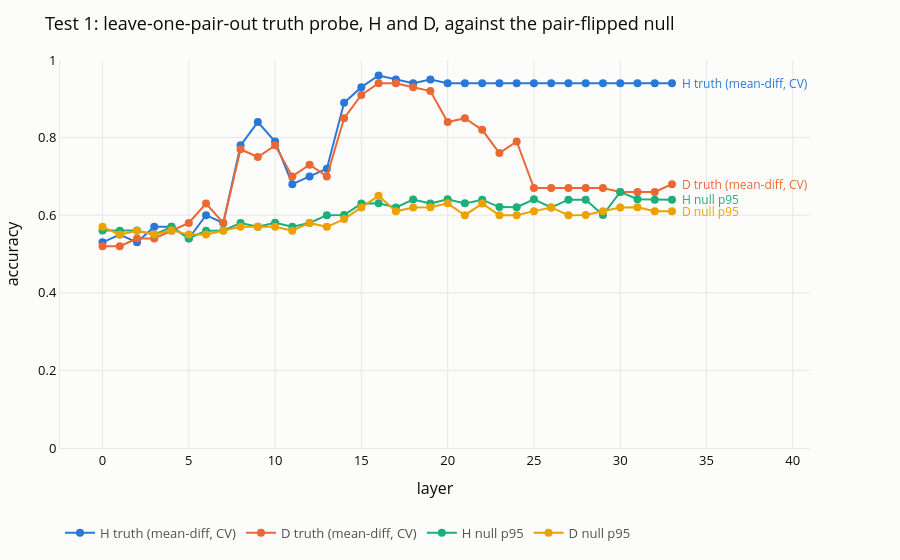
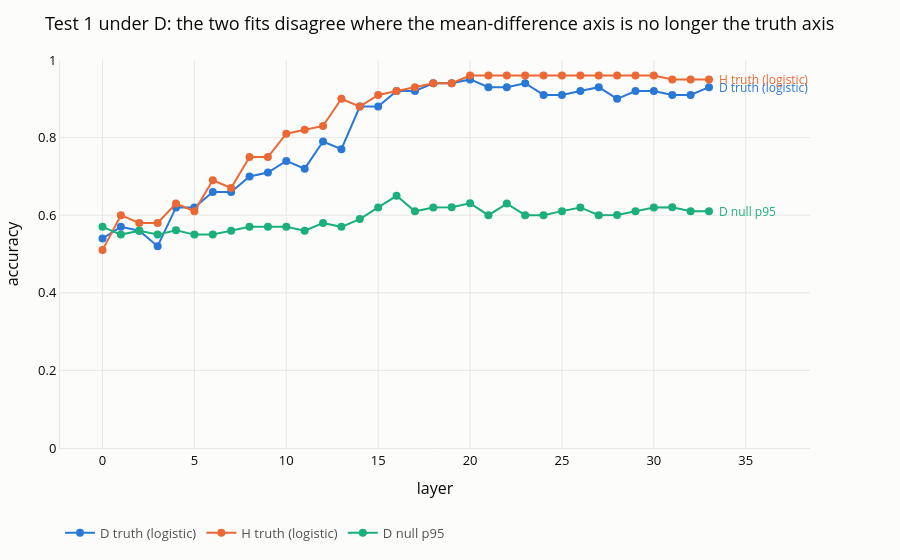
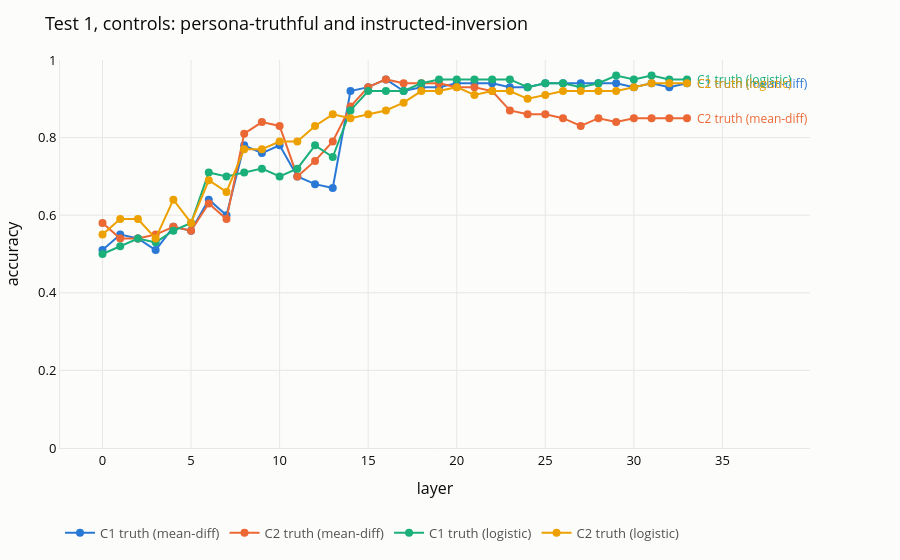

The notebook cell saved with these charts, in order:
### Code cell
# --- the 4.2-shaped figure, for the probe ---------------------------------------
# `viz.series_line` holds four fixed colour slots, so H/D against their nulls is
# one figure and the two persona/inversion controls are another.
viz.series_line(
    LAYERS,
    {"H truth (mean-diff, CV)": CV_MD["H"], "D truth (mean-diff, CV)": CV_MD["D"],
     "H null p95": NULL_P95["H"], "D null p95": NULL_P95["D"]},
    y_range=(0, 1),
    title="Test 1: leave-one-pair-out truth probe, H and D, against the pair-flipped null",
    xaxis="layer", yaxis="accuracy",
).show()

viz.series_line(
    LAYERS,
    { "D truth (logistic)": CV_LR["D"],
     "H truth (logistic)": CV_LR["H"], "D null p95": NULL_P95["D"]},
    y_range=(0, 1),
    title="Test 1 under D: the two fits disagree where the mean-difference axis is no longer the truth axis",
    xaxis="layer", yaxis="accuracy",
).show()

viz.series_line(
    LAYERS,
    {"C1 truth (mean-diff)": CV_MD["C1"], "C2 truth (mean-diff)": CV_MD["C2"],
     "C1 truth (logistic)": CV_LR["C1"], "C2 truth (logistic)": CV_LR["C2"]},
    y_range=(0, 1),
    title="Test 1, controls: persona-truthful and instructed-inversion",
    xaxis="layer", yaxis="accuracy",
).show()

### Figure 1 — Plotly figure (JSON) as saved in the notebook; plotly's stock layout.template omitted (floating-point values rounded to 4 significant figures)
{"data": [{"hovertemplate": "H truth (mean-diff, CV)<br>layer %{x}<br>%{y:.3f}<extra></extra>", "line": {"color": "#2a78d6", "width": 2}, "marker": {"color": "#2a78d6", "size": 8}, "mode": "lines+markers", "name": "H truth (mean-diff, CV)", "type": "scatter", "x": [0, 1, 2, 3, 4, 5, 6, 7, 8, 9, 10, 11, 12, 13, 14, 15, 16, 17, 18, 19, 20, 21, 22, 23, 24, 25, 26, 27, 28, 29, 30, 31, 32, 33], "y": [0.53, 0.55, 0.53, 0.57, 0.57, 0.54, 0.6, 0.58, 0.78, 0.84, 0.79, 0.68, 0.7, 0.72, 0.89, 0.93, 0.96, 0.95, 0.94, 0.95, 0.94, 0.94, 0.94, 0.94, 0.94, 0.94, 0.94, 0.94, 0.94, 0.94, 0.94, 0.94, 0.94, 0.94]}, {"hovertemplate": "D truth (mean-diff, CV)<br>layer %{x}<br>%{y:.3f}<extra></extra>", "line": {"color": "#eb6834", "width": 2}, "marker": {"color": "#eb6834", "size": 8}, "mode": "lines+markers", "name": "D truth (mean-diff, CV)", "type": "scatter", "x": [0, 1, 2, 3, 4, 5, 6, 7, 8, 9, 10, 11, 12, 13, 14, 15, 16, 17, 18, 19, 20, 21, 22, 23, 24, 25, 26, 27, 28, 29, 30, 31, 32, 33], "y": [0.52, 0.52, 0.54, 0.54, 0.56, 0.58, 0.63, 0.58, 0.77, 0.75, 0.78, 0.7, 0.73, 0.7, 0.85, 0.91, 0.94, 0.94, 0.93, 0.92, 0.84, 0.85, 0.82, 0.76, 0.79, 0.67, 0.67, 0.67, 0.67, 0.67, 0.66, 0.66, 0.66, 0.68]}, {"hovertemplate": "H null p95<br>layer %{x}<br>%{y:.3f}<extra></extra>", "line": {"color": "#1baf7a", "width": 2}, "marker": {"color": "#1baf7a", "size": 8}, "mode": "lines+markers", "name": "H null p95", "type": "scatter", "x": [0, 1, 2, 3, 4, 5, 6, 7, 8, 9, 10, 11, 12, 13, 14, 15, 16, 17, 18, 19, 20, 21, 22, 23, 24, 25, 26, 27, 28, 29, 30, 31, 32, 33], "y": [0.5605, 0.56, 0.5605, 0.55, 0.57, 0.5405, 0.56, 0.5605, 0.58, 0.5705, 0.5805, 0.5705, 0.58, 0.6, 0.6005, 0.63, 0.6305, 0.62, 0.6405, 0.63, 0.641, 0.6305, 0.64, 0.621, 0.6205, 0.641, 0.62, 0.64, 0.64, 0.6005, 0.66, 0.641, 0.64, 0.64]}, {"hovertemplate": "D null p95<br>layer %{x}<br>%{y:.3f}<extra></extra>", "line": {"color": "#eda100", "width": 2}, "marker": {"color": "#eda100", "size": 8}, "mode": "lines+markers", "name": "D null p95", "type": "scatter", "x": [0, 1, 2, 3, 4, 5, 6, 7, 8, 9, 10, 11, 12, 13, 14, 15, 16, 17, 18, 19, 20, 21, 22, 23, 24, 25, 26, 27, 28, 29, 30, 31, 32, 33], "y": [0.57, 0.55, 0.56, 0.55, 0.561, 0.55, 0.5505, 0.56, 0.57, 0.57, 0.57, 0.56, 0.58, 0.57, 0.59, 0.62, 0.65, 0.61, 0.62, 0.6205, 0.6305, 0.6, 0.63, 0.6, 0.6, 0.6105, 0.62, 0.6, 0.6005, 0.61, 0.62, 0.6205, 0.61, 0.61]}], "layout": {"annotations": [{"font": {"color": "#2a78d6", "size": 12}, "showarrow": false, "text": "H truth (mean-diff, CV)", "x": 33, "xanchor": "left", "xshift": 8, "y": 0.94}, {"font": {"color": "#eb6834", "size": 12}, "showarrow": false, "text": "D truth (mean-diff, CV)", "x": 33, "xanchor": "left", "xshift": 8, "y": 0.68}, {"font": {"color": "#1baf7a", "size": 12}, "showarrow": false, "text": "H null p95", "x": 33, "xanchor": "left", "xshift": 8, "y": 0.64}, {"font": {"color": "#eda100", "size": 12}, "showarrow": false, "text": "D null p95", "x": 33, "xanchor": "left", "xshift": 8, "y": 0.61}], "font": {"color": "#0b0b0b", "size": 13}, "legend": {"font": {"color": "#52514e"}, "orientation": "h", "x": 0, "y": -0.18}, "margin": {"b": 50, "l": 60, "r": 90, "t": 60}, "paper_bgcolor": "#fcfcfb", "plot_bgcolor": "#fcfcfb", "title": {"text": "Test 1: leave-one-pair-out truth probe, H and D, against the pair-flipped null"}, "xaxis": {"gridcolor": "#e8e7e3", "linecolor": "#e8e7e3", "title": {"text": "layer"}, "zeroline": false}, "yaxis": {"gridcolor": "#e8e7e3", "linecolor": "#e8e7e3", "range": [0, 1], "title": {"text": "accuracy"}, "zeroline": false}}}

### Figure 2 — Plotly figure (JSON) as saved in the notebook; plotly's stock layout.template omitted (floating-point values rounded to 4 significant figures)
{"data": [{"hovertemplate": "D truth (logistic)<br>layer %{x}<br>%{y:.3f}<extra></extra>", "line": {"color": "#2a78d6", "width": 2}, "marker": {"color": "#2a78d6", "size": 8}, "mode": "lines+markers", "name": "D truth (logistic)", "type": "scatter", "x": [0, 1, 2, 3, 4, 5, 6, 7, 8, 9, 10, 11, 12, 13, 14, 15, 16, 17, 18, 19, 20, 21, 22, 23, 24, 25, 26, 27, 28, 29, 30, 31, 32, 33], "y": [0.54, 0.57, 0.56, 0.52, 0.62, 0.62, 0.66, 0.66, 0.7, 0.71, 0.74, 0.72, 0.79, 0.77, 0.88, 0.88, 0.92, 0.92, 0.94, 0.94, 0.95, 0.93, 0.93, 0.94, 0.91, 0.91, 0.92, 0.93, 0.9, 0.92, 0.92, 0.91, 0.91, 0.93]}, {"hovertemplate": "H truth (logistic)<br>layer %{x}<br>%{y:.3f}<extra></extra>", "line": {"color": "#eb6834", "width": 2}, "marker": {"color": "#eb6834", "size": 8}, "mode": "lines+markers", "name": "H truth (logistic)", "type": "scatter", "x": [0, 1, 2, 3, 4, 5, 6, 7, 8, 9, 10, 11, 12, 13, 14, 15, 16, 17, 18, 19, 20, 21, 22, 23, 24, 25, 26, 27, 28, 29, 30, 31, 32, 33], "y": [0.51, 0.6, 0.58, 0.58, 0.63, 0.61, 0.69, 0.67, 0.75, 0.75, 0.81, 0.82, 0.83, 0.9, 0.88, 0.91, 0.92, 0.93, 0.94, 0.94, 0.96, 0.96, 0.96, 0.96, 0.96, 0.96, 0.96, 0.96, 0.96, 0.96, 0.96, 0.95, 0.95, 0.95]}, {"hovertemplate": "D null p95<br>layer %{x}<br>%{y:.3f}<extra></extra>", "line": {"color": "#1baf7a", "width": 2}, "marker": {"color": "#1baf7a", "size": 8}, "mode": "lines+markers", "name": "D null p95", "type": "scatter", "x": [0, 1, 2, 3, 4, 5, 6, 7, 8, 9, 10, 11, 12, 13, 14, 15, 16, 17, 18, 19, 20, 21, 22, 23, 24, 25, 26, 27, 28, 29, 30, 31, 32, 33], "y": [0.57, 0.55, 0.56, 0.55, 0.561, 0.55, 0.5505, 0.56, 0.57, 0.57, 0.57, 0.56, 0.58, 0.57, 0.59, 0.62, 0.65, 0.61, 0.62, 0.6205, 0.6305, 0.6, 0.63, 0.6, 0.6, 0.6105, 0.62, 0.6, 0.6005, 0.61, 0.62, 0.6205, 0.61, 0.61]}], "layout": {"annotations": [{"font": {"color": "#2a78d6", "size": 12}, "showarrow": false, "text": "D truth (logistic)", "x": 33, "xanchor": "left", "xshift": 8, "y": 0.93}, {"font": {"color": "#eb6834", "size": 12}, "showarrow": false, "text": "H truth (logistic)", "x": 33, "xanchor": "left", "xshift": 8, "y": 0.95}, {"font": {"color": "#1baf7a", "size": 12}, "showarrow": false, "text": "D null p95", "x": 33, "xanchor": "left", "xshift": 8, "y": 0.61}], "font": {"color": "#0b0b0b", "size": 13}, "legend": {"font": {"color": "#52514e"}, "orientation": "h", "x": 0, "y": -0.18}, "margin": {"b": 50, "l": 60, "r": 90, "t": 60}, "paper_bgcolor": "#fcfcfb", "plot_bgcolor": "#fcfcfb", "title": {"text": "Test 1 under D: the two fits disagree where the mean-difference axis is no longer the truth axis"}, "xaxis": {"gridcolor": "#e8e7e3", "linecolor": "#e8e7e3", "title": {"text": "layer"}, "zeroline": false}, "yaxis": {"gridcolor": "#e8e7e3", "linecolor": "#e8e7e3", "range": [0, 1], "title": {"text": "accuracy"}, "zeroline": false}}}

### Figure 3 — Plotly figure (JSON) as saved in the notebook; plotly's stock layout.template omitted (floating-point values rounded to 4 significant figures)
{"data": [{"hovertemplate": "C1 truth (mean-diff)<br>layer %{x}<br>%{y:.3f}<extra></extra>", "line": {"color": "#2a78d6", "width": 2}, "marker": {"color": "#2a78d6", "size": 8}, "mode": "lines+markers", "name": "C1 truth (mean-diff)", "type": "scatter", "x": [0, 1, 2, 3, 4, 5, 6, 7, 8, 9, 10, 11, 12, 13, 14, 15, 16, 17, 18, 19, 20, 21, 22, 23, 24, 25, 26, 27, 28, 29, 30, 31, 32, 33], "y": [0.51, 0.55, 0.54, 0.51, 0.57, 0.56, 0.64, 0.6, 0.78, 0.76, 0.78, 0.7, 0.68, 0.67, 0.92, 0.93, 0.95, 0.92, 0.93, 0.93, 0.94, 0.94, 0.94, 0.93, 0.93, 0.94, 0.94, 0.94, 0.94, 0.94, 0.93, 0.94, 0.93, 0.94]}, {"hovertemplate": "C2 truth (mean-diff)<br>layer %{x}<br>%{y:.3f}<extra></extra>", "line": {"color": "#eb6834", "width": 2}, "marker": {"color": "#eb6834", "size": 8}, "mode": "lines+markers", "name": "C2 truth (mean-diff)", "type": "scatter", "x": [0, 1, 2, 3, 4, 5, 6, 7, 8, 9, 10, 11, 12, 13, 14, 15, 16, 17, 18, 19, 20, 21, 22, 23, 24, 25, 26, 27, 28, 29, 30, 31, 32, 33], "y": [0.58, 0.54, 0.54, 0.55, 0.57, 0.56, 0.63, 0.59, 0.81, 0.84, 0.83, 0.7, 0.74, 0.79, 0.88, 0.93, 0.95, 0.94, 0.94, 0.94, 0.93, 0.93, 0.92, 0.87, 0.86, 0.86, 0.85, 0.83, 0.85, 0.84, 0.85, 0.85, 0.85, 0.85]}, {"hovertemplate": "C1 truth (logistic)<br>layer %{x}<br>%{y:.3f}<extra></extra>", "line": {"color": "#1baf7a", "width": 2}, "marker": {"color": "#1baf7a", "size": 8}, "mode": "lines+markers", "name": "C1 truth (logistic)", "type": "scatter", "x": [0, 1, 2, 3, 4, 5, 6, 7, 8, 9, 10, 11, 12, 13, 14, 15, 16, 17, 18, 19, 20, 21, 22, 23, 24, 25, 26, 27, 28, 29, 30, 31, 32, 33], "y": [0.5, 0.52, 0.54, 0.53, 0.56, 0.58, 0.71, 0.7, 0.71, 0.72, 0.7, 0.72, 0.78, 0.75, 0.87, 0.92, 0.92, 0.92, 0.94, 0.95, 0.95, 0.95, 0.95, 0.95, 0.93, 0.94, 0.94, 0.93, 0.94, 0.96, 0.95, 0.96, 0.95, 0.95]}, {"hovertemplate": "C2 truth (logistic)<br>layer %{x}<br>%{y:.3f}<extra></extra>", "line": {"color": "#eda100", "width": 2}, "marker": {"color": "#eda100", "size": 8}, "mode": "lines+markers", "name": "C2 truth (logistic)", "type": "scatter", "x": [0, 1, 2, 3, 4, 5, 6, 7, 8, 9, 10, 11, 12, 13, 14, 15, 16, 17, 18, 19, 20, 21, 22, 23, 24, 25, 26, 27, 28, 29, 30, 31, 32, 33], "y": [0.55, 0.59, 0.59, 0.54, 0.64, 0.58, 0.69, 0.66, 0.77, 0.77, 0.79, 0.79, 0.83, 0.86, 0.85, 0.86, 0.87, 0.89, 0.92, 0.92, 0.93, 0.91, 0.92, 0.92, 0.9, 0.91, 0.92, 0.92, 0.92, 0.92, 0.93, 0.94, 0.94, 0.94]}], "layout": {"annotations": [{"font": {"color": "#2a78d6", "size": 12}, "showarrow": false, "text": "C1 truth (mean-diff)", "x": 33, "xanchor": "left", "xshift": 8, "y": 0.94}, {"font": {"color": "#eb6834", "size": 12}, "showarrow": false, "text": "C2 truth (mean-diff)", "x": 33, "xanchor": "left", "xshift": 8, "y": 0.85}, {"font": {"color": "#1baf7a", "size": 12}, "showarrow": false, "text": "C1 truth (logistic)", "x": 33, "xanchor": "left", "xshift": 8, "y": 0.95}, {"font": {"color": "#eda100", "size": 12}, "showarrow": false, "text": "C2 truth (logistic)", "x": 33, "xanchor": "left", "xshift": 8, "y": 0.94}], "font": {"color": "#0b0b0b", "size": 13}, "legend": {"font": {"color": "#52514e"}, "orientation": "h", "x": 0, "y": -0.18}, "margin": {"b": 50, "l": 60, "r": 90, "t": 60}, "paper_bgcolor": "#fcfcfb", "plot_bgcolor": "#fcfcfb", "title": {"text": "Test 1, controls: persona-truthful and instructed-inversion"}, "xaxis": {"gridcolor": "#e8e7e3", "linecolor": "#e8e7e3", "title": {"text": "layer"}, "zeroline": false}, "yaxis": {"gridcolor": "#e8e7e3", "linecolor": "#e8e7e3", "range": [0, 1], "title": {"text": "accuracy"}, "zeroline": false}}}
